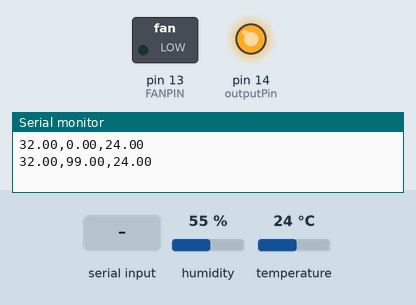
Simulated run of this sketch. Board: Arduino Uno, built with avr-gcc and run on an emulated ATmega328P. On the bench: switched loads named in the sketch (green lamp = pin HIGH), output pins drawn as LEDs (lit = HIGH), the last lines printed to the serial monitor. The test bench sets the inputs (shaded band); at power-on: temperature 24 °C, humidity 55 %.

Above: at 2.0 s.
2.1 s: temperature set to 33 °C
At 5.2 s:
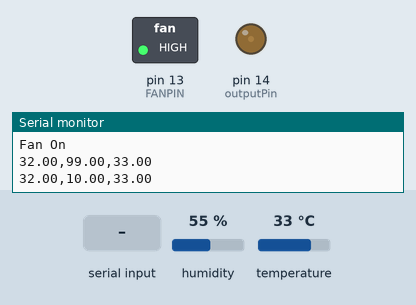
5.7 s: "90,45\n" received over Serial
At 6.7 s:
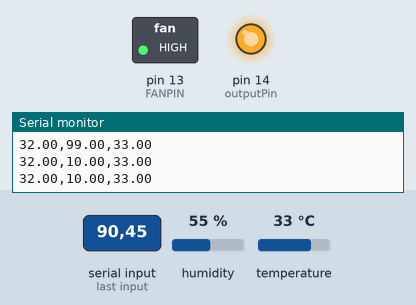
8.8 s: "30,150\n" received over Serial
At 11.1 s:
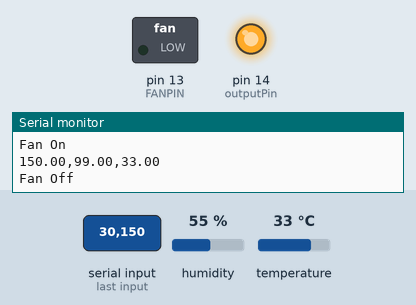
11.9 s: "1\n" received over Serial
At 12.7 s:
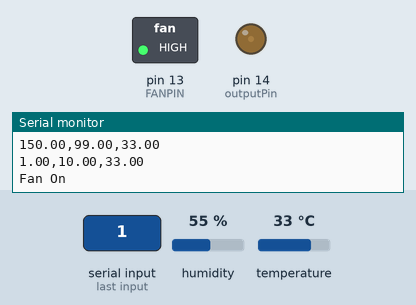
13.6 s: "90\n" received over Serial
At 16.1 s:
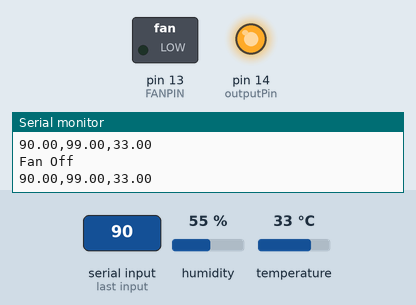
Timing chart, 0 to 17.5 s (numbered marks = the images above; inputs shaded):
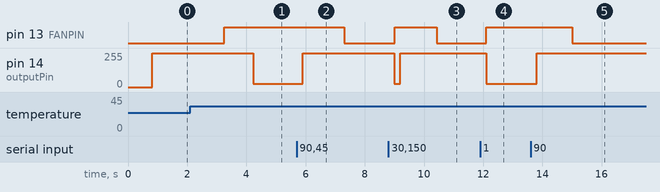

The sketch:

17_PIDTempControl.ino
```cpp
#include <AutoPID.h>
#include <RBDdimmer.h>
#include "DHT.h"
#define DHTPIN 4   //D2
#define FANPIN 13   //D7
#define outputPin  14  //D5 node mcu
#define zerocross  12 // D6 for boards with CHANGEBLE input pins
#define DHTTYPE DHT11   // DHT 11
//#define DHTTYPE DHT22   // DHT 22  (AM2302), AM2321
//#define DHTTYPE DHT21   // DHT 21 (AM2301)

#define TEMP_READ_DELAY 800 //can only read digital temp sensor every ~750ms

//pid settings and gains
#define OUTPUT_MIN 10
#define OUTPUT_MAX 99
#define KP 40 //p-control 50
#define KI 1.35
#define KD 0
int fanStatus;

double temperature, setPoint=32, controlSig;

DHT dht(DHTPIN, DHTTYPE);
dimmerLamp dimmer(outputPin, zerocross); //initialase port for dimmer for ESP8266, ESP32, Arduino due boards
//int controlSig = 0; // ระดับ Dimming  (0-100)  0 =ปิด , 100 = เปิดเต็มที่

//input/output variables passed by reference, so they are updated automatically
AutoPID myPID(&temperature, &setPoint, &controlSig, OUTPUT_MIN, OUTPUT_MAX, KP, KI, KD);

unsigned long lastTempUpdate; //tracks clock time of last temp update

//call repeatedly in loop, only updates after a certain time interval
//returns true if update happened
bool updateTemperature() {
  if ((millis() - lastTempUpdate) > TEMP_READ_DELAY) {
    temperature = dht.readTemperature(); //get temp reading
    Serial.print(setPoint);
    Serial.print(",");
    Serial.print(controlSig);
    Serial.print(",");
    Serial.println(temperature);
    int margin = 2;
    lastTempUpdate = millis();

      if(temperature>=setPoint && fanStatus==0)
      {
          digitalWrite(FANPIN,HIGH);
          Serial.println("Fan On");
          fanStatus=1;
      }else if(temperature<setPoint-margin && fanStatus==1){
          digitalWrite(FANPIN, LOW);
          Serial.println("Fan Off");
          fanStatus=0;
      }
    return true;
  }
  return false;
}//end updateTemperature


void setup() {
  Serial.begin(9600);
  dimmer.begin(NORMAL_MODE, ON); //dimmer initialisation: name.begin(MODE, STATE)
  //myPID.SetMode(AUTOMATIC);
  dht.begin();
  while (!updateTemperature()) {} //wait until temp sensor updated
  //if temperature is more than 4 degrees below or above setpoint, OUTPUT will be set to min or max respectively
  myPID.setBangBang(1);
  //set PID update interval to 4000ms
  myPID.setTimeStep(1000);
  pinMode(FANPIN, OUTPUT);

}//end setup


void loop() {
  updateTemperature();
  if (Serial.available())
  {
    int buf = Serial.parseInt();
    if (buf != 0) setPoint = buf; //33C
    delay(200);
  }
  myPID.run(); //call every loop, updates automatically at certain time interval

  dimmer.setPower(controlSig); // setPower(0-100%);

//  digitalWrite(FANPIN,HIGH); // Pin D0 is HIGH
//  delay(1000);
//  digitalWrite(FANPIN,LOW); // Pin D0 is LOW
//  delay(1000);

}
```

Measured:
- after the input at 2.1 s, pin 13 (FANPIN): LOW → HIGH after 1.2 s; pin 14 (outputPin): 255/255 → 25/255 after 2.1 s
- after the input at 5.7 s, pin 13 (FANPIN): HIGH → LOW after 1.6 s; pin 14 (outputPin): 25/255 → 255/255 after 0.20 s
- after the input at 8.8 s, pin 13 (FANPIN): LOW → HIGH after 0.20 s, → LOW 1.4 s later; pin 14 (outputPin): 255/255 → 25/255 after 0.20 s, → 255/255 0.20 s later
- after the input at 11.9 s, pin 13 (FANPIN): LOW → HIGH after 0.20 s; pin 14 (outputPin): 255/255 → 25/255 after 0.20 s
- after the input at 13.6 s, pin 13 (FANPIN): HIGH → LOW after 1.4 s; pin 14 (outputPin): 25/255 → 255/255 after 0.20 s
